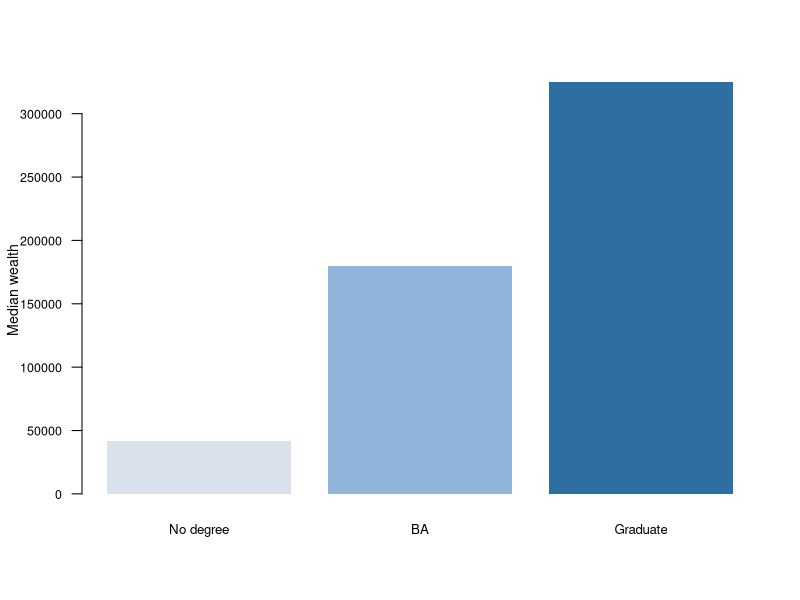

This figure's R source:
## ---- chunk 1
knitr::opts_chunk$set(echo = TRUE, message = FALSE, warning = FALSE, fig.width = 5, fig.height = 3)
## ---- chunk 2
summary_table <- data.frame(
  group = c("No degree", "BA", "Graduate"),
  median_wealth = c(42000, 180000, 325000),
  share = c(0.52, 0.31, 0.17)
)
knitr::kable(summary_table, caption = "Synthetic household wealth by education")
## ---- chunk 3
barplot(
  summary_table$median_wealth,
  names.arg = summary_table$group,
  col = c("#D9E2EC", "#8FB3D9", "#2E6FA3"),
  border = NA,
  ylab = "Median wealth",
  las = 1,
  cex.axis = 0.75,
  cex.lab = 0.85,
  cex.names = 0.8
)
